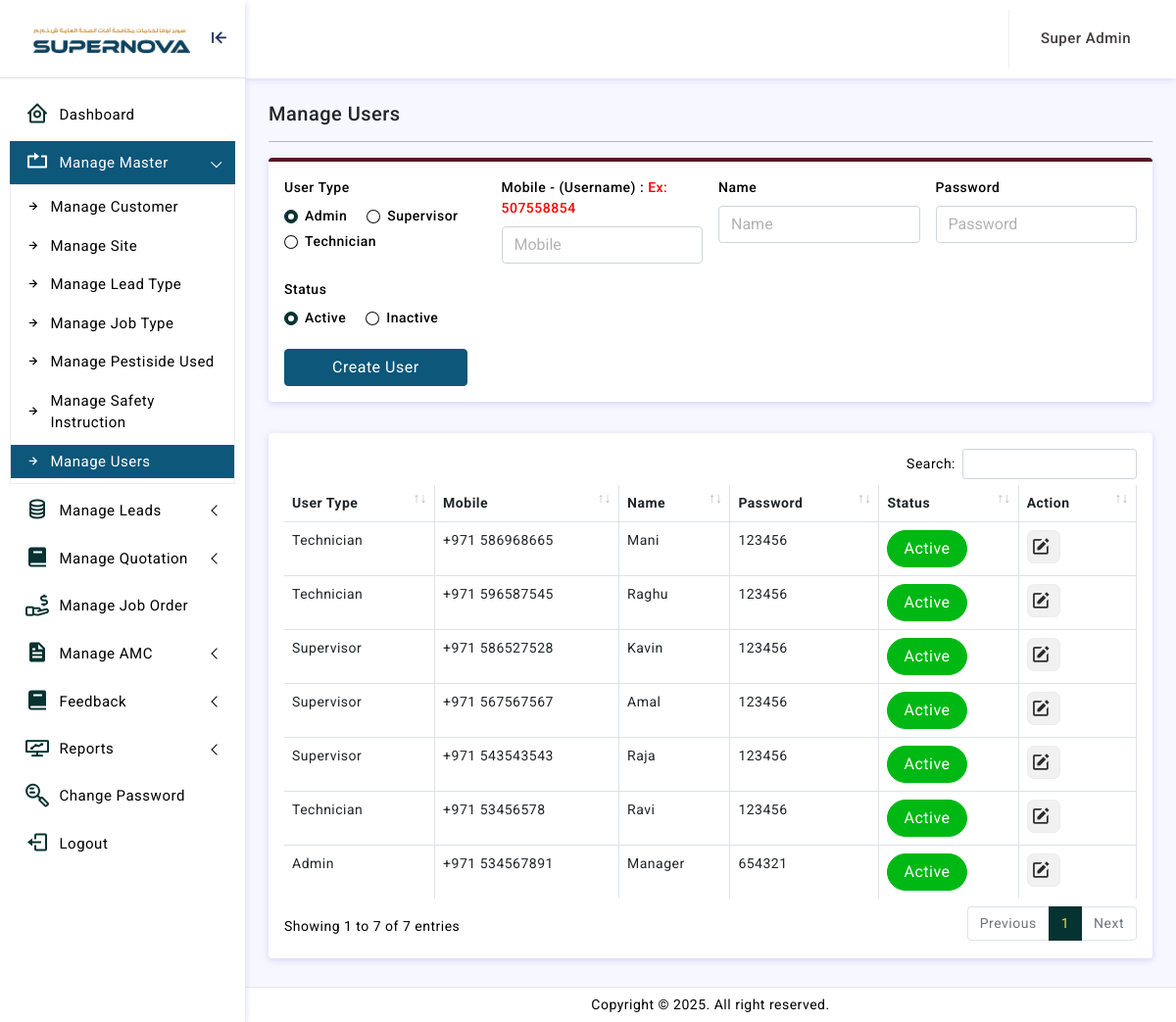
The page /adminln/manage-users.php (signed in) on the database its author committed.
### tables this page shows
CREATE TABLE `user` (
  `Id` int(11) NOT NULL,
  `user_type` tinyint(4) NOT NULL,
  `UserName` varchar(255) NOT NULL,
  `name` varchar(255) NOT NULL,
  `status` tinyint(4) NOT NULL,
  `Password` varchar(1000) NOT NULL,
  `master_admin` varchar(55) NOT NULL,
  `AddedDate` datetime NOT NULL,
  `UpdatedDate` datetime NOT NULL
);

### adminln/global-functions.php (called while the page is built, shortened)
<?php
function encrypt_decrypt($action, $string) {
    $output = false;
    $encrypt_method = "AES-256-CBC";
    $secret_key = 'AllisWEll-MIST';
    $secret_iv = 'AllisWEll-MIST';
    $key = hash('sha256', $secret_key);
    $iv = substr(hash('sha256', $secret_iv), 0, 16);
    if ( $action == 'encrypt' ) {
        $output = openssl_encrypt($string, $encrypt_method, $key, 0, $iv);
        $output = base64_encode($output);
    } else if( $action == 'decrypt' ) {
        $output = openssl_decrypt(base64_decode($string), $encrypt_method, $key, 0, $iv);
    }
    return $output;
}
?>

### adminln/manage-users.php (the view, shortened to what this page needs)
<?php
function main() {
extract($_REQUEST);
include 'dilg/cnt/join.php';
include 'global-functions.php';
$ID=$_GET['id'];
?>
<link rel="stylesheet" href="crop/croppie.css"/>
<div class="page-breadcrumb d-sm-flex align-items-center mb-3">
  <h5 class="mb-0 text-dark">Manage Users</h5>
</div>
<hr/>
<form action="#" method="post" enctype="multipart/form-data" >
<div class="row form-label">
<div class="col-xl-12 ">
<div class="card border-top border-0 border-4 border-primary">
<div class="card-body p-5">
<div class="row g-3">
<div class="col-md-3">
<label for="inputAddress" class="form-label width-100" >User Type</label>
<div class="form-check form-check-inline">
<input class="form-check-input" type="radio" name="user_type"  value="1" <? if($user_type =='1' || $user_type =='') { echo 'checked'; } ?> id="admin" required>
<label class="form-check-label"  for="admin">Admin</label>
</div>
<div class="form-check form-check-inline">
<input class="form-check-input" type="radio" name="user_type"  value="2" <? if($user_type =='2') { echo 'checked'; } ?> id="supervisor" required>
<label class="form-check-label" for="supervisor">Supervisor</label>
</div>
<div class="form-check form-check-inline">
<input class="form-check-input" type="radio"  name="user_type"  value="3" <? if($user_type =='3') { echo 'checked'; } ?> id="technician" required>
<label class="form-check-label" for="technician">Technician</label>
</div>
</div>
<div class="col-md-3">
<label for="inputFirstName" class="form-label">Mobile - (Username) : <span class="alert-txt">Ex: 507558854</span></label>
<input type="text" name="User_name" class="form-control" oninput="this.value=this.value.replace(/[^0-9]/g,'');" maxlength="9" min="9" value="<?=$UserName;?>" placeholder="Mobile" required>
</div>
<div class="col-md-3">
<label for="inputFirstName" class="form-label">Name</label>
<input type="text" name="Name" class="form-control" value="<?=$name;?>" placeholder="Name" required>
</div>
<div class="col-md-3">
<label for="inputFirstName" class="form-label">Password</label>
<input type="text" name="new_password" class="form-control" value="<?=$Password_decode;?>" placeholder="Password" required>
</div>
<div class="col-md-4">
<label for="inputAddress" class="form-label width-100" >Status</label>
<div class="form-check form-check-inline">
<input class="form-check-input" type="radio" onchange="radioChange(this.value,'status')" name="new_status"  value="1" <? if($status =='1' || $status=='') { echo 'checked'; } ?>>
<label class="form-check-label" >Active</label>
</div>
<div class="form-check form-check-inline">
<input class="form-check-input" type="radio" onchange="radioChange(this.value,'status')" name="new_status"  value="0" <? if($status =='0') { echo 'checked'; } ?>>
<label class="form-check-label" >Inactive</label>
</div>
</div>
<div class="col-md-9 align-self-center">
<input type="submit" name="Submit" class="btn btn-primary px-5" value="<?if($ID!=''){echo"Update User";}else{echo"Create User";}?>" >
</div>
</div>
</div>
</div>
</div>
</div>
</form>
<? $select_users=mysqli_query($conn,"select * from user where user_type!=0 order by id desc ");
if(mysqli_num_rows($select_users)>>0){ ?>
<div class="card">
<div class="card-body">
<div class="table-responsive">
<table id="example2" class="table table-striped table-bordered" style="width:100%">
<thead>
<tr>
<th>User Type</th>
<th>Mobile</th>
<th>Name</th>
<th>Password</th>
<th>Status</th>
<th>Action</th>
</tr>
</thead>
<tbody>
<?
while($row_customer=mysqli_fetch_array($select_users))
{
$id=$row_customer['Id'];
$user_type=$row_customer['user_type'];
$UserName=$row_customer['UserName'];
$Name=$row_customer['name'];
$decrypt_Password=$row_customer['Password'];
$Original_Password = encrypt_decrypt('decrypt', $decrypt_Password );
$status=$row_customer['status'];
if($user_type=='1'){
  $User_Type="Admin";
}elseif ($user_type=='2') {
$User_Type="Supervisor";
}elseif ($user_type=='3') {
   $User_Type="Technician";
}
?>
<tr>
<td><?=$User_Type; ?></td>
<td>+971 <?=$UserName; ?></td>
<td><?=$Name; ?></td>
<td><?=$Original_Password;?></td>
<td><div id="spSt<?=$id?>"></div>
            <script>drwStatus('<?=$id?>', '<?=$status?>')</script></td>
<td>
<div class="d-flex order-actions">
<a href="manage-users.php?id=<?=$id; ?>" class="btn btn-add btn-sm" tooltip="Edit"><i class="bx bxs-edit"></i></a>
</div>
</td>
</tr>
<? }}else{ echo "<p>No Record Found</p>";} ?>
</tbody>
</table>
</div>
</div>
</div>
<?php
}
include 'template.php';
?>

### adminln/assets/css/app.css (style rules this page uses)
body { font-size: 14px; color: #000; letter-spacing: .5px; background: #f7f7ff; overflow-x: hidden; font-family: Roboto, sans-serif }
a { text-decoration: none }
.order-actions a { font-size: 18px; width: 34px; height: 34px; display: flex; align-items: center; justify-content: center; background: #f1f1f1; border: 1px solid #eeecec; text-align: center; border-radius: 20%; color: #2b2a2a }
.btn i { vertical-align: middle; font-size: 1.3rem; margin-top: -1em; margin-bottom: -1em; margin-right: 5px }
input::placeholder { color: #000!important; opacity: .3!important }
.table-striped>tbody>tr:nth-of-type(odd) { --bs-table-accent-bg: unset; }
.table-bordered>:not(caption)>*>* { border-width: 1px 1px; }
.table-bordered th { border-width: 0px 1px; }
.alert-txt { color: red; text-align: center; font-weight: 500; }

### adminln/assets/css/tooltip.css (style rules this page uses)
[tooltip] { position: relative; }
[tooltip]::before, [tooltip]::after { text-transform: none; font-size: 12px; line-height: 1; user-select: none; pointer-events: none; position: absolute; display: none; opacity: 0; }
[tooltip]::before { content: ''; border: 5px solid transparent; z-index: 1001; }
[tooltip]::after { content: attr(tooltip); font-family: Helvetica, sans-serif; text-align: center; min-width: 3em; max-width: 21em; white-space: nowrap; overflow: hidden; text-overflow: ellipsis; padding: 1ch 1.5ch; border-radius: .3ch; box-shadow: 0 1em 2em -.5em rgba(0, 0, 0, 0.35); background: #333; color: #fff; z-index: 1000; }
[tooltip]:not([flow])::before, [tooltip][flow^="up"]::before { bottom: 100%; border-bottom-width: 0; border-top-color: #333; }
[tooltip]:not([flow])::after, [tooltip][flow^="up"]::after { bottom: calc(100% + 5px); }
[tooltip]:not([flow])::before, [tooltip]:not([flow])::after, [tooltip][flow^="up"]::before, [tooltip][flow^="up"]::after { left: 50%; transform: translate(-50%, -.5em); }

### rows shown on the page
user: user_type "Technician", UserName "586968665", name "Mani", Password "123456"
user: user_type "Technician", UserName "596587545", name "Raghu", Password "123456"
user: user_type "Supervisor", UserName "586527528", name "Kavin", Password "123456"
user: user_type "Supervisor", UserName "567567567", name "Amal", Password "123456"
user: user_type "Supervisor", UserName "543543543", name "Raja", Password "123456"
user: user_type "Technician", UserName "53456578", name "Ravi", Password "123456"
user: user_type "Admin", UserName "534567891", name "Manager", Password "654321"

### other values the page prints
$usertype_name "Super Admin"
